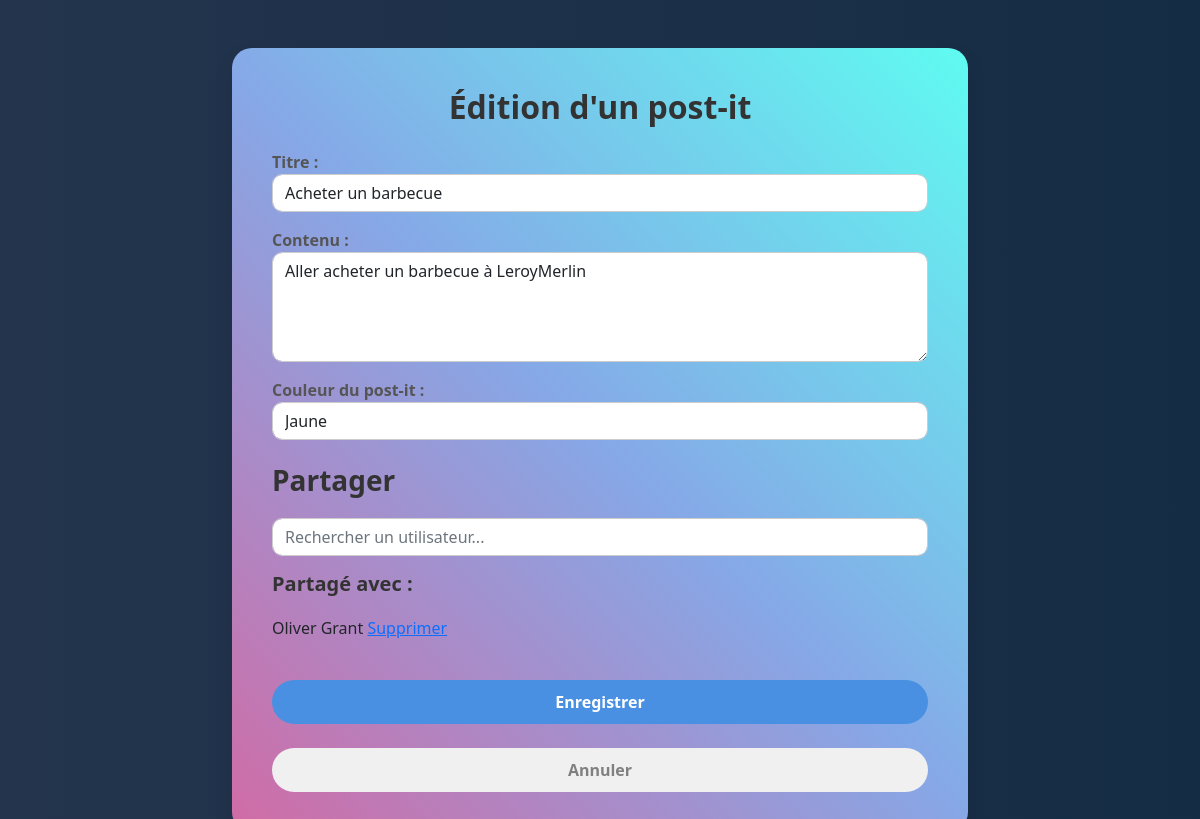
/creation_edition/create_postit.php?id=25 (signed in), run on the app's committed database.
### tables this page shows
CREATE TABLE IF NOT EXISTS `post_it` (
  `id_post_it` int(11) NOT NULL AUTO_INCREMENT,
  `id_proprietaire` int(11) NOT NULL,
  `titre` varchar(150) NOT NULL,
  `contenu` varchar(250) NOT NULL,
  `date_creation` datetime NOT NULL,
  `date_modification` datetime DEFAULT NULL,
  `couleur` enum('orange','rouge','vert','bleu','jaune','rose') DEFAULT 'jaune',
  PRIMARY KEY (`id_post_it`),
  KEY `fk_post_it_utilisateur` (`id_proprietaire`)
);

CREATE TABLE IF NOT EXISTS `utilisateur` (
  `id_utilisateur` int(11) NOT NULL AUTO_INCREMENT,
  `email` varchar(255) NOT NULL,
  `password` varchar(255) NOT NULL,
  `nom` varchar(255) NOT NULL,
  `prenom` varchar(255) NOT NULL,
  `pseudo` varchar(255) DEFAULT NULL,
  `date_naiss` date DEFAULT NULL,
  `remember_token` varchar(255) DEFAULT NULL,
  `token_expire` datetime DEFAULT NULL,
  `remember_ip` varchar(45) DEFAULT NULL,
  `remember_user_agent` text,
  PRIMARY KEY (`id_utilisateur`),
  UNIQUE KEY `email` (`email`)
);

### functions.php (called while the page is built, shortened)
<?php
function ConnexionDB(){
    $bdd = new PDO('mysql:host=127.0.0.1;dbname=app_post_it;charset=utf8', 'root', '');
    return $bdd;
}
function SelectInfoPostit($idPostit, $idUtilisateur) {
    $bdd = ConnexionDB();
    $infoPostit = $bdd->prepare("SELECT DISTINCT post_it.id_post_it, post_it.id_proprietaire,post_it.titre,post_it.contenu,post_it.date_creation,post_it.date_modification, utilisateur.nom, utilisateur.prenom, post_it.couleur FROM post_it JOIN utilisateur ON utilisateur.id_utilisateur = post_it.id_proprietaire LEFT JOIN post_it_partage ON post_it.id_post_it = post_it_partage.id_post_it WHERE post_it.id_post_it = ? AND (post_it.id_proprietaire = ? OR post_it_partage.id_user_partage = ?);
                                ");
    $infoPostit->execute(array($idPostit, $idUtilisateur, $idUtilisateur));
    return $infoPostit->fetch(PDO::FETCH_ASSOC);
}
function SelectUserPostitPartage($idPostit) {
    $bdd = ConnexionDB();
    $UserPartagePostit = $bdd->prepare("SELECT id_utilisateur, prenom, nom, pseudo from post_it_partage join utilisateur on utilisateur.id_utilisateur = post_it_partage.id_user_partage where id_post_it = ?");
    $UserPartagePostit->execute(array($idPostit));
    return $UserPartagePostit->fetchAll(PDO::FETCH_ASSOC);
}
?>

### creation_edition/create_postit.php (the view, shortened to what this page needs)
<?php
require_once("../functions.php");
$idPostit = null;
if (isset($_GET['id'])) {
    $idPostit = intval($_GET['id']);
    $SelectInfoPostit = SelectInfoPostit($idPostit,$_SESSION['idUser']);
    $userPostitPartage = SelectUserPostitPartage($idPostit);
}
if ($idPostit && isset($SelectInfoPostit['couleur'])) {
    $color = $SelectInfoPostit['couleur'];
}
else {
    $color = 'jaune';
}
?>
<!DOCTYPE html>
<html lang="fr">
<head>
    <link href="https://cdn.jsdelivr.net/npm/bootstrap@5.1.3/dist/css/bootstrap.min.css" rel="stylesheet">
    <link rel="stylesheet" href="https://cdnjs.cloudflare.com/ajax/libs/jqueryui/1.12.1/jquery-ui.min.css">
    <link rel="stylesheet" href="styles.css">
</head>
<body">
    <div class="container mt-5">
      <div class="row justify-content-center">
        <div class="col-sm-8">
          <div class="form-container">
          <h2 class="text-center mb-4">
            <?php
            if ($idPostit) {
                echo "Édition d'un post-it";
            }
            else {
                echo "Création d'un post-it";
            }
            ?>
            </h2>
            <form method="POST">
              <div class="form-group mb-3">
                <label>Titre :</label>
                <input class="form-control" type="text" id="title" placeholder="Max 150 caractères" name="title" value="<?= $idPostit ? htmlspecialchars($SelectInfoPostit['titre']) : '' ?>" maxlength="150">
              </div>
              <div class="form-group mb-3">
                <label>Contenu :</label>
                <textarea class="form-control" id="content" name="content" maxlength="600" rows="4" placeholder="Max 600 caractères"><?= $idPostit ? htmlspecialchars($SelectInfoPostit['contenu']) : '' ?></textarea>
              </div>
              <label for="couleur">Couleur du post-it :</label>
                <select class="form-control" name="couleur" id="couleur">
                    <?php if ($color == 'jaune') { ?>
                        <option value="jaune" selected>Jaune</option>
                    <?php }
                    else { ?>
                        <option value="jaune">Jaune</option>
                    <?php } ?>
                </select>
              <h3 class="mt-4">Partager</h3>
              <input type="text" id="search" class="form-control" placeholder="Rechercher un utilisateur...">
              <div class="selected-users mt-3">
                <h5>Partagé avec :</h5>
                <?php if (isset($_GET['id'])){ ?>
                  <?php foreach ($userPostitPartage as $user){ ?>
                    <p class="dates">
                      <?= $user['prenom'] ?> <?= $user['nom'] ?>
                      <a href="create_postit.php?id=<?= $idPostit ?>&deleteSharedUser=<?= $user['id_utilisateur']?>">Supprimer</a>
                    </p>
                  <?php }
                   } ?>
              </div>
              <button class="btn-connexion w-100 mt-4" name="save">Enregistrer</button>
            </form>
              <a href="../index.php">
                <button class="btn-cancel w-100 mt-4">Annuler</button>
              </a>
          </div>
        </div>
      </div>
    </div>
    <br>
</body>
</html>

### creation_edition/styles.css (style rules this page uses)
.form-container { background: linear-gradient(45deg, #D16BA5, #86A8E7, #5FFBF1); border-radius: 20px; padding: 40px; box-shadow: 0px 10px 20px rgba(0, 0, 0, 0.1); }
h2, h3, h5 { font-weight: 700; margin-bottom: 20px; color: #333; }
label { font-weight: 600; color: #555; }
.form-control { border-radius: 10px; border: 1px solid #ccc; transition: all 0.2s ease-in-out; }
.btn-connexion { background-color: #4A90E2; color: white; border: none; padding: 10px 20px; border-radius: 25px; font-weight: bold; transition: background-color 0.3s ease; }
.btn-cancel { background-color: #F0F0F0; color: grey; border: none; padding: 10px 20px; border-radius: 25px; font-weight: bold; transition: background-color 0.3s ease; }

### data on the page
post_it: title "Acheter un barbecue", content "Aller acheter un barbecue à LeroyMerlin", couleur "Jaune"
utilisateur: prenom "Oliver", nom "Grant"
